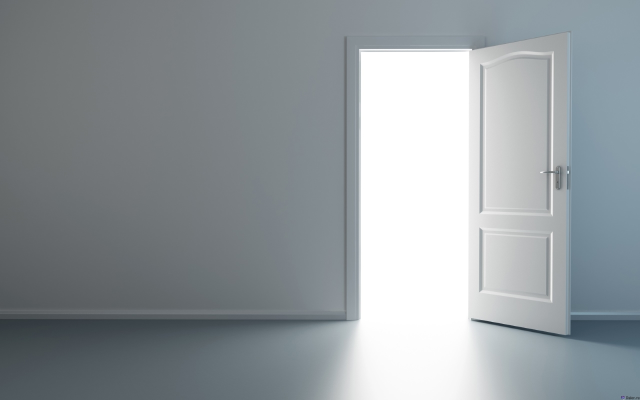
#> input picture ECNG3020-ORSS4SCVI/BETA/TestCode/OpenCV/doorway.jpg, 1280 x 800 px (shown at 1/2 size)
$ python TUT-ImgOperCV2.py
#> lines starting #> are read from the running program, lines starting #| are printed output that depends on the picture; after the words box and inside, x2 and y2 are one past the last pixel; in counts of white or black regions, pixels touching at a corner belong together
import numpy as np
import cv2


def copypaste(start, vsize, hsize, dest):
    reg = img[start[0]:(start[0] + vsize), start[1]:(start[1] + hsize)]
    img[dest[0]:(dest[0] + vsize), dest[1]:(dest[1] + hsize)] = reg


def cutpaste(start, vsize, hsize, dest):
    copypaste(start, vsize, hsize, dest)
    img[start[0]:(start[0] + vsize), start[1]:(start[1] + hsize)] = [255, 255, 255]


img = cv2.imread('doorway.jpg', cv2.IMREAD_COLOR)
#> img is the input picture: shape (800, 1280, 3); mean B, G, R 157, 153.2, 146.5

# More drawing: http://docs.opencv.org/2.4/modules/core/doc/drawing_functions.html
# Draw a line (onWhich, whereStart, whereEnd, colour, lineWidth)
cv2.line(img, (0, 0), (200, 300), (255, 255, 255), 50)
# Draw a rectangle (onWhich, whereStart, whereEnd, colour, lineWidth)
cv2.rectangle(img, (500, 250), (1000, 500), (0, 0, 255), 15)
# Draw a circle (onWhich, whereCentre, radius, colour, lineWidth)
cv2.circle(img, (447, 63), 63, (0, 255, 0), -1)  # -1 lw is a filled-in shape

# Draw a polygon (onWhich, wherePts, isClosed?, colour, lineWidth)
pts = np.array([[100, 50], [200, 300], [700, 200], [500, 100]], np.int32)  # Points for the edges of the polygon
# pts = pts.reshape((-1, 1, 2))  # Might not be necessary
cv2.polylines(img, [pts], True, (0, 255, 255), 0)
# NB: "True" here means if the polygon is closed, or not/False.
# NB2: lw=0 defaults the lw to 1 anyway

# Select a font to use for texts; http://www.codesofinterest.com/2017/07/more-fonts-on-opencv.html
font = cv2.FONT_HERSHEY_SIMPLEX
# Draw text (onWhich, whatText, whereStart, whichFont, fontScale, fontColor, fontThickness, AntiAliasing)
cv2.putText(img, 'OpenCV Tuts!', (10, 500), font, 6, (200, 255, 155), 13, cv2.LINE_AA)
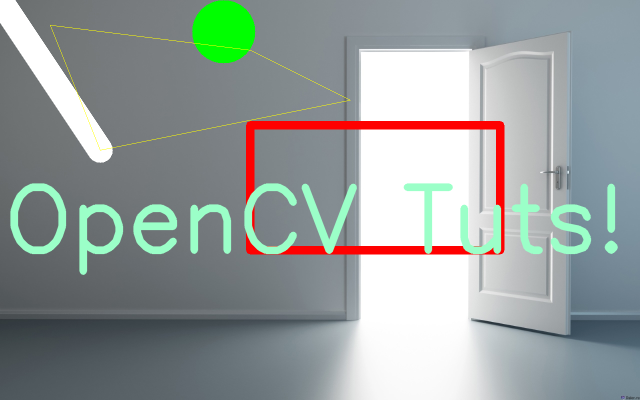
#> img: shape (800, 1280, 3) (shown at 1/2 size); mean B, G, R 155.8, 157.9, 149.6

roi = img[37:111, 107:194]
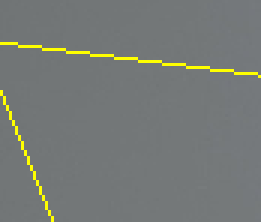
#> roi: shape (74, 87, 3) (shown 3 times larger); mean B, G, R 117.9, 121.9, 118
img[0:74, 0:87] = roi
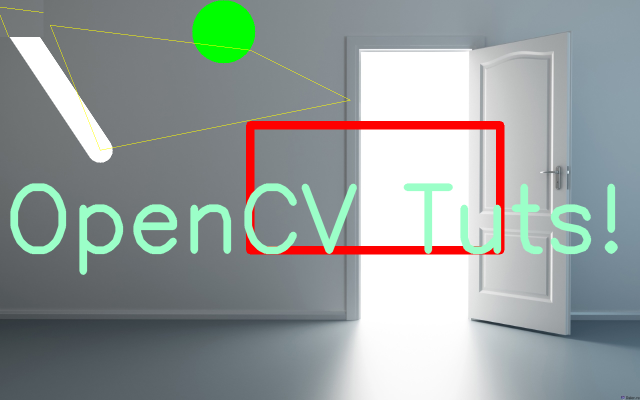
#> img: shape (800, 1280, 3) (shown at 1/2 size); 0.63% of pixels changed, all inside (x1, y1, x2, y2) = (0, 0, 87, 74)
# copypaste((37, 107), 74, 87, (0, 0))
# cutpaste((37, 107), 74, 87, (0, 0))

# Useful img properties
print(img.shape)  # (verticalPx], [horizontalPx], [#ColourCh])
#| (800, 1280, 3)
print(img.size)   # img.size = [verticalPx]*[horizontalPx]*[#ColourCh]
#| 3072000
print(img.dtype)  # data type = uint8 i.e. unsigned 8-bit integer
#| uint8

cv2.imshow('image', img)
cv2.waitKey(0)
cv2.destroyAllWindows()

$ run again, with ECNG3020-ORSS4SCVI/BETA/TestCode/OpenCV/bradco.jpg copied over ECNG3020-ORSS4SCVI/BETA/TestCode/OpenCV/doorway.jpg
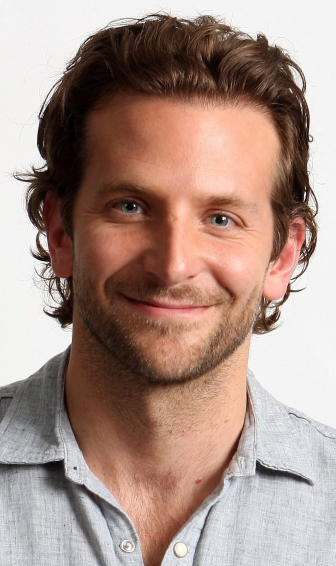
#> input picture ECNG3020-ORSS4SCVI/BETA/TestCode/OpenCV/bradco.jpg, 336 x 566 px
#> img is the input picture: shape (566, 336, 3); mean B, G, R 135.9, 145.6, 170
#> `roi = img[37:111, 107:194]`:
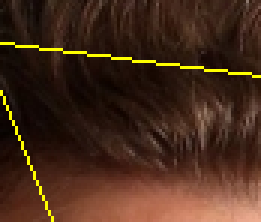
#> roi: shape (74, 87, 3) (shown 3 times larger); mean B, G, R 26.2, 42.6, 69.8
#> `img[0:74, 0:87] = roi`:
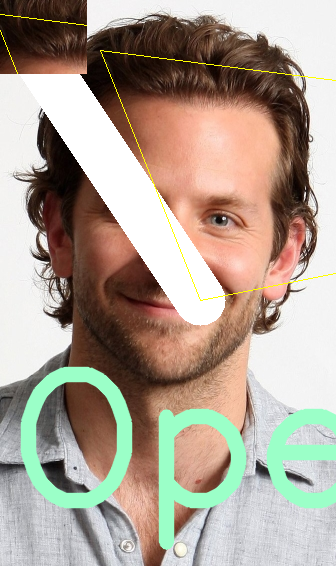
#> img: shape (566, 336, 3); mean B, G, R 147.8, 161, 174
#| (566, 336, 3)
#| 570528
#| uint8

$ run again, with ECNG3020-ORSS4SCVI/BETA/TestCode/OpenCV/emmwat.jpg copied over ECNG3020-ORSS4SCVI/BETA/TestCode/OpenCV/doorway.jpg
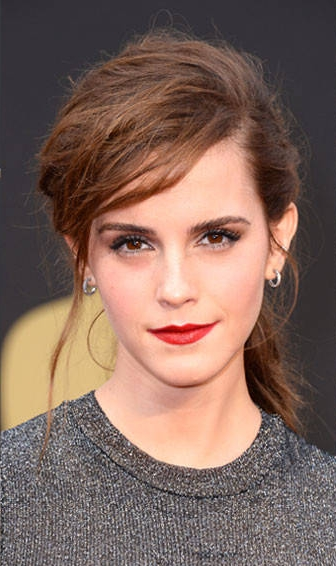
#> input picture ECNG3020-ORSS4SCVI/BETA/TestCode/OpenCV/emmwat.jpg, 336 x 566 px
#> img is the input picture: shape (566, 336, 3); mean B, G, R 92.7, 102.8, 128.9
#> `roi = img[37:111, 107:194]`:
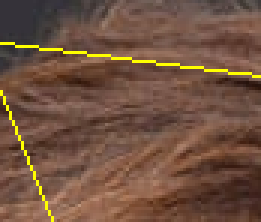
#> roi: shape (74, 87, 3) (shown 3 times larger); mean B, G, R 64.2, 82.5, 113.1
#> `img[0:74, 0:87] = roi`:
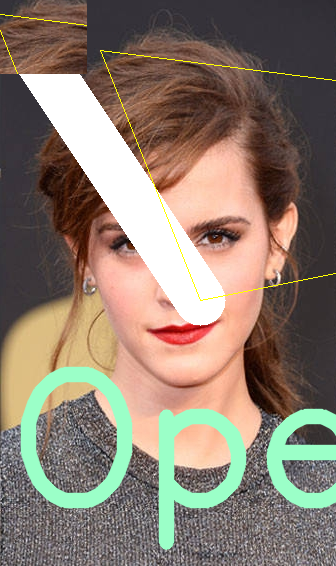
#> img: shape (566, 336, 3); mean B, G, R 110.8, 124.3, 139
#| (566, 336, 3)
#| 570528
#| uint8
